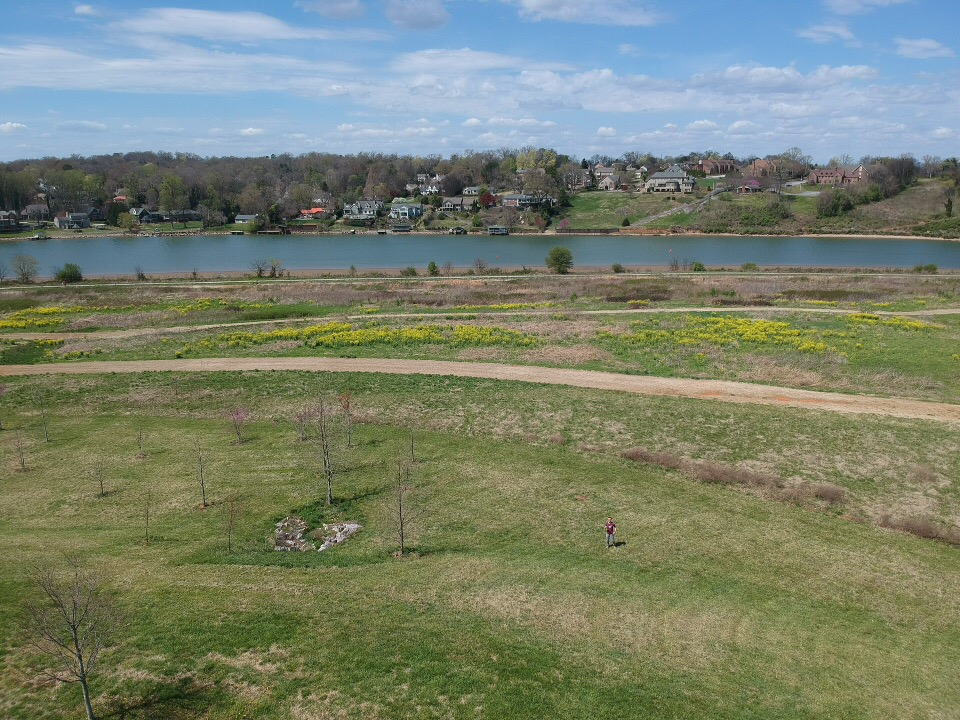
#> input picture far.jpg, 960 x 720 px
$ python Project4_Final.py far.jpg far.jpg 5 1.0   (older library calls are emulated)
#> lines starting #> are read from the running program, lines starting #| are printed output that depends on the picture
# -*- coding: utf-8 -*-
"""
Created on Fri Apr  5 16:48:35 2019

@author: Yang Xu
"""

import sys
import cv2
import numpy as np
import scipy.ndimage.filters as filters

frame1_path=str(sys.argv[1])
frame2_path=str(sys.argv[2])
descriptor=int(sys.argv[3])
ratio =float(sys.argv[4])

##harris corner detection to find points
def find_points(image,block_size=5,max_block=9,k=0.05):

    gray = cv2.cvtColor(image,cv2.COLOR_BGR2GRAY)
    #blur = cv2.GaussianBlur(gray,(7,7),3)
    #blur = np.float32(blur)
    #dst = cv2.cornerHarris(blur,2,3,0.05)
    dst = cv2.cornerHarris(gray,block_size,3,k)
    #find local maximum harris corner responses
    maxima = filters.maximum_filter(dst, max_block)
    maxima = (dst == maxima)
    maxima = maxima.astype(np.int)
    #dst = cv2.dilate(dst,None)
    dst = maxima*dst
    dst=dst.flatten()
    dst=dst[dst!=0]
    points = np.where(maxima==1)
    points = np.asarray(points).T
    ##rank corners
    orders =np.argsort(dst).tolist()
    points=points[orders]
    points=points[::-1,:]
    ##we only return top 500 corners as key points; you can change the number
    ##below
    points=points[:500,:]

    return points

##orientations of points
def ori_points(image,points):

    orientation = np.zeros((points.shape[0],1))
    gray = cv2.cvtColor(image,cv2.COLOR_BGR2GRAY)
    blur = cv2.GaussianBlur(gray,(7,7),3)
    blur = np.float32(blur)
    sobel = np.array([[-1,0,1],[-2,0,2],[-1,0,1]])
    ori_x = cv2.filter2D(blur,-1,sobel)
    ori_y = cv2.filter2D(blur,-1,sobel.T)
    for i in range(points.shape[0]):
        x,y = points[i,:]
        d=np.arctan2(ori_y[x,y],ori_x[x,y])*180/np.pi
        if d<0:
            orientation[i,:]=int(d+360.0)
        else:
            orientation[i,:]=int(d)

    return orientation

##use pixel intensity as descriptor
def points_intensity(image,points):

    intensity=np.zeros((points.shape[0],25))
    gray = cv2.cvtColor(image,cv2.COLOR_BGR2GRAY)
    #blur = cv2.GaussianBlur(gray,(7,7),3)
    #blur = np.float32(blur)
    new_image=cv2.copyMakeBorder(gray,2,2,2,2,cv2.BORDER_CONSTANT,value=0)
    m,n = gray.shape
    for i in range(points.shape[0]):
        x,y = points[i,:]
        a = new_image[x:x+5,y:y+5].flatten()
        ##my reason is that lighting issue should be addressed when pixel
        ##intensity is used as descriptor
        if np.std(a)==0:
            intensity[i,:] = np.zeros(25)
        else:
            intensity[i,:]=(a-np.mean(a))/np.std(a)
        #intensity[i,:]=a

    return intensity

##rotate the image without cutting the image
def rotation(image,angle):

    (h, w) = image.shape
    (cX, cY) = (w // 2, h // 2)
    M = cv2.getRotationMatrix2D((cX, cY), -angle, 1.0)
    cos = np.abs(M[0, 0])
    sin = np.abs(M[0, 1])

    ##new bounding of image
    nW = int((h * sin) + (w * cos))
    nH = int((h * cos) + (w * sin))

    ##adjust the rotation matrix to take into account translation
    M[0, 2] += (nW / 2) - cX
    M[1, 2] += (nH / 2) - cY

    ##perform the actual rotation and return the image
    dst=cv2.warpAffine(image, M, (nW, nH))

    return dst

def points_descriptor(image,points,orientation):

    descriptor=np.zeros((points.shape[0],25))
    gray = cv2.cvtColor(image,cv2.COLOR_BGR2GRAY)
    #blur = cv2.GaussianBlur(gray,(7,7),3)
    #blur = np.float32(blur)
    gray = np.float32(gray)
    ##instead of rotating the whole image, we only rotate a 40X40 patch with
    ##the interesting point as the center. Therefore, we need to find the
    ##coordinate after rotation, because the interesting point will still be
    ##the center of the rotated pathc
    ##To make sure we can still patch a 40X40 subimage, I broaden the image
    ##with 30 empty pixels that is big enough
    gray=cv2.copyMakeBorder(gray,30,30,30,30,cv2.BORDER_CONSTANT,value=0)
    #scaler = StandardScaler()
    for i in range(points.shape[0]):
        x,y = points[i,:]
        patch = gray[x:x+61,y:y+61]
        new_patch = rotation(patch,orientation[i,:])
        (cX,cY) = (new_patch.shape[0]//2,new_patch.shape[1]//2)
        new_patch = new_patch[cX-20:cX+20,cY-20:cY+20]
        new_patch = cv2.resize(new_patch,(5,5),interpolation=cv2.INTER_AREA)
        a=new_patch.flatten()
        if np.std(a)==0:
            descriptor[i,:] = np.zeros(25)
        else:
            descriptor[i,:]=(a-np.mean(a))/np.std(a)

    return descriptor

def feature_match(des1,des2,ratio=0.5):

    match1=[]
    match2=[]

    for i in range(des1.shape[0]):
        ##if the vector is all zeros, we will not consider matching
        if np.std(des1[i,:])!=0:
            d=des2-des1[i,:]
            d=np.linalg.norm(d, axis=1)
            orders =np.argsort(d).tolist()
            if d[orders[0]]/d[orders[1]]<=ratio:
                match1.append((i,orders[0]))

    for i in range(des2.shape[0]):
        ##if the vector is all zeros, we will not consider matching
        if np.std(des2[i,:])!=0:
            d=des1-des2[i,:]
            d=np.linalg.norm(d, axis=1)
            orders =np.argsort(d).tolist()
            if d[orders[0]]/d[orders[1]]<=ratio:
                match2.append((orders[0],i))

    ##find good matches in rotation tests both ways
    match = list(set(match1).intersection(set(match2)))

    return match

###############################################################################

def main():

    f1 = cv2.imread(frame1_path)
#> f1 is the input picture: shape (720, 960, 3); mean B, G, R 111.2, 129.8, 120.6
    f2 = cv2.imread(frame2_path)

    ##find key points
    p1= find_points(f1,block_size=5,max_block=9,k=0.05)
#> in find_points, `maxima = (dst == maxima)`:
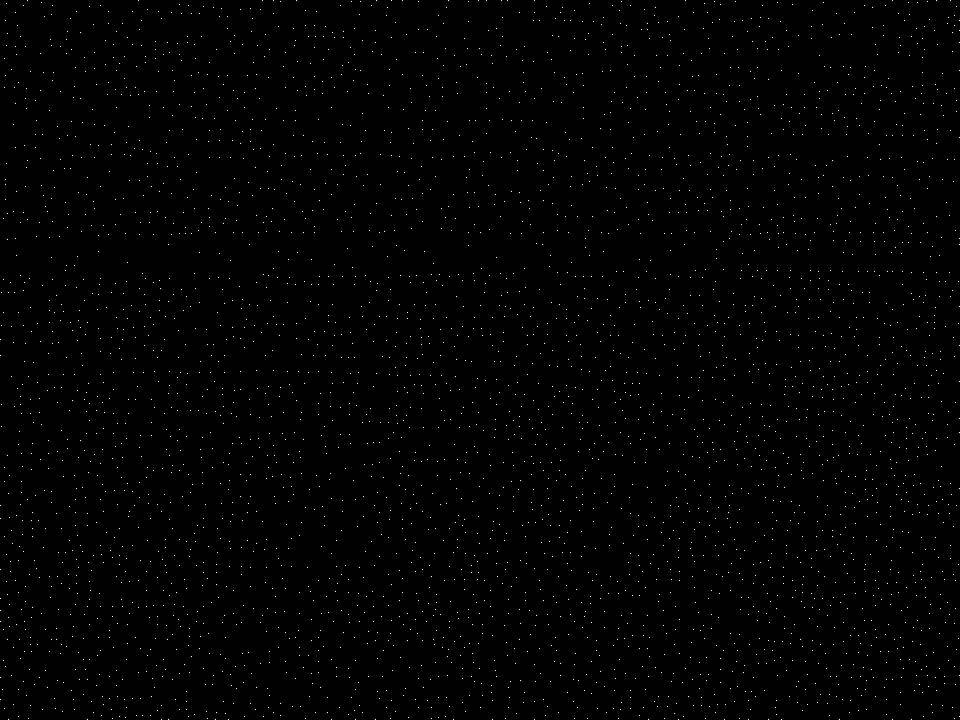
#> maxima: shape (720, 960) bool; 0.57% white in thin lines or dots
#> in find_points, `maxima = maxima.astype(np.int)`: maxima: shape (720, 960) int64; values 0 (black) and 1 (white), 0.57% white in thin lines or dots
#> in find_points, `dst=dst[dst!=0]`: dst = 3969 values, max 0.0081 at index 1017, min 1.45e-10 at index 3, mean 8.25e-05
#> in find_points, `points = np.where(maxima==1)`: points = 3969 positions, rows 0 to 719, columns 0 to 959
#> in find_points, `points = np.asarray(points).T`: points = 3969 pairs, first value 0 to 719, second value 0 to 959
#> in find_points, `orders =np.argsort(dst).tolist()`: orders = 3969 values, max 3968 at index 948, min 0 at index 203, mean 1984
#> in find_points, `points=points[:500,:]`: points = 500 pairs, first value 149 to 719, second value 3 to 954
#> p1 has the same summary as points in find_points
    p2= find_points(f2,block_size=5,max_block=9,k=0.05)
#> p2 has the same summary as points in find_points

    if descriptor==0:

        ##descriptor by pixel intensity
        des1 = points_intensity(f1,p1)
        des2 = points_intensity(f2,p2)
    else:
        ##descriptor by orientation
        ori1 = ori_points(f1,p1)
#> in ori_points, `ori_y = cv2.filter2D(blur,-1,sobel.T)`:
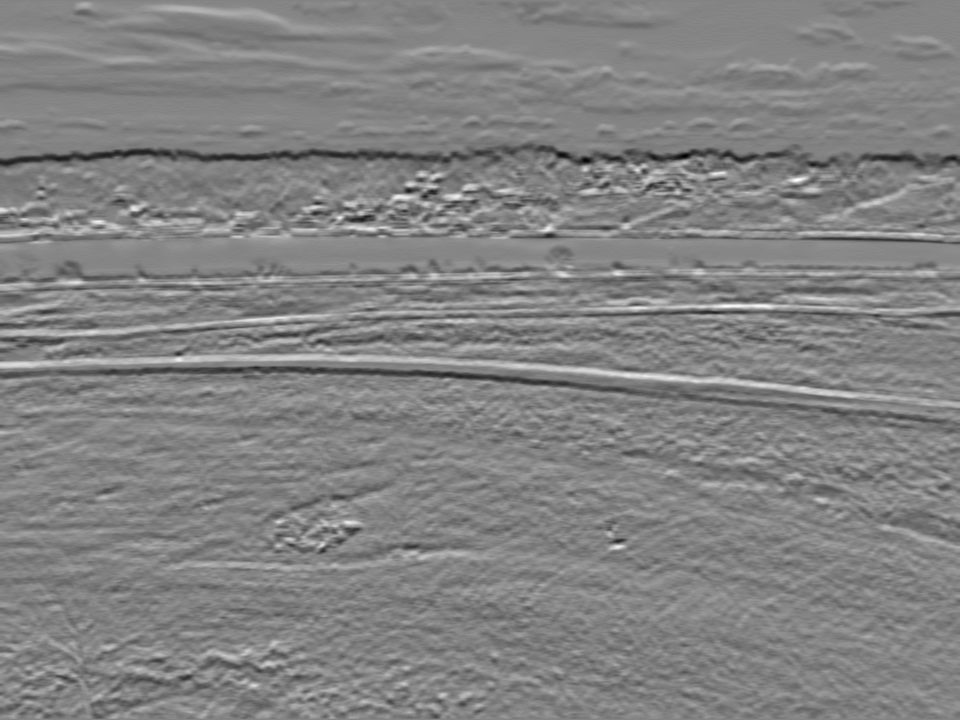
#> ori_y: shape (720, 960) float32; min -167, max 157, mean -0.7; drawn with min black and max white
#> the loop in ori_points, `for i in range(points.shape[0]):` made 500 passes
#> (x, y, d) on passes 1 to 3: (214, 406, -130.8), (189, 430, -45), (213, 370, 176.5)
#> after the loop in ori_points, `for i in range(points.shape[0]):`: orientation = 500 values, max 359 at index 76, min 0 at index 116, mean 179.7
#> ori1 has the same summary as orientation in ori_points
        ori2 = ori_points(f2,p2)
#> the loop in ori_points (call 2), `for i in range(points.shape[0]):` made 500 passes
#> ori2 has the same summary as orientation in ori_points
        des1 = points_descriptor(f1,p1,ori1)
#> in points_descriptor, `gray=cv2.copyMakeBorder(gray,30,30,30,30,cv2.BORDER_CONSTANT,value=0)`:
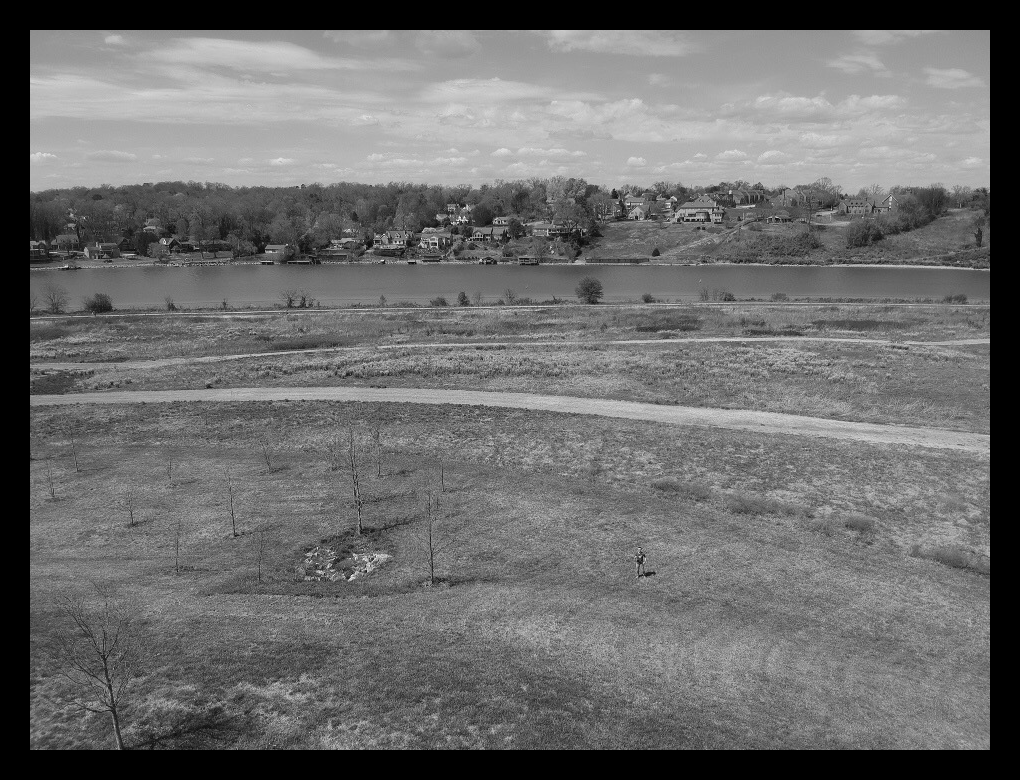
#> gray: shape (780, 1020) float32; min 0, max 245, mean 108.5
#> the loop in points_descriptor, `for i in range(points.shape[0]):` made 500 passes
#> (x, y, cos in rotation, sin in rotation, nW in rotation, nH in rotation) on passes 1 to 3: (214, 406, 0.656, 0.755, 86, 86), (189, 430, 0.707, 0.707, 86, 86), (213, 370, 0.998, 0.0698, 65, 65)
#> pass 1, in rotation, `dst=cv2.warpAffine(image, M, (nW, nH))`:
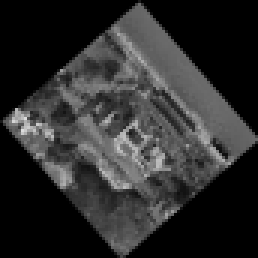
#> dst: shape (86, 86) float32 (shown 3 times larger); min 0, max 220.4, mean 44.9
#> pass 1, in points_descriptor, `new_patch = new_patch[cX-20:cX+20,cY-20:cY+20]`:
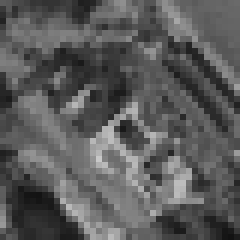
#> new_patch: shape (40, 40) float32 (shown 6 times larger); min 18.89, max 200.2, mean 91.2
#> after the loop in points_descriptor, `for i in range(points.shape[0]):`:
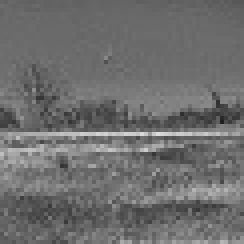
#> patch: shape (61, 61) float32 (shown 4 times larger); min 32, max 220, mean 109.8
        des2 = points_descriptor(f2,p2,ori2)

    ##matching via ratio test both ways
    mtc= feature_match(des1,des2,ratio=ratio)
#> the loop in feature_match, `for i in range(des1.shape[0]):` made 500 passes
#> pass 3, in feature_match, `d=des2-des1[i,:]`:
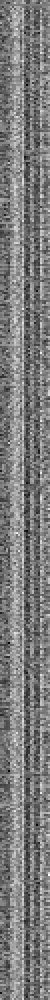
#> d: shape (500, 25) float64 (shown 2 times larger); min -4.77, max 4.97, mean 2.02e-07; drawn with min black and max white

    ##we will make keypoint and dmatch lists to draw matches,
    #and visualize our matching by opencv
#> (the run stopped early here; a loop or call above may not have finished)
